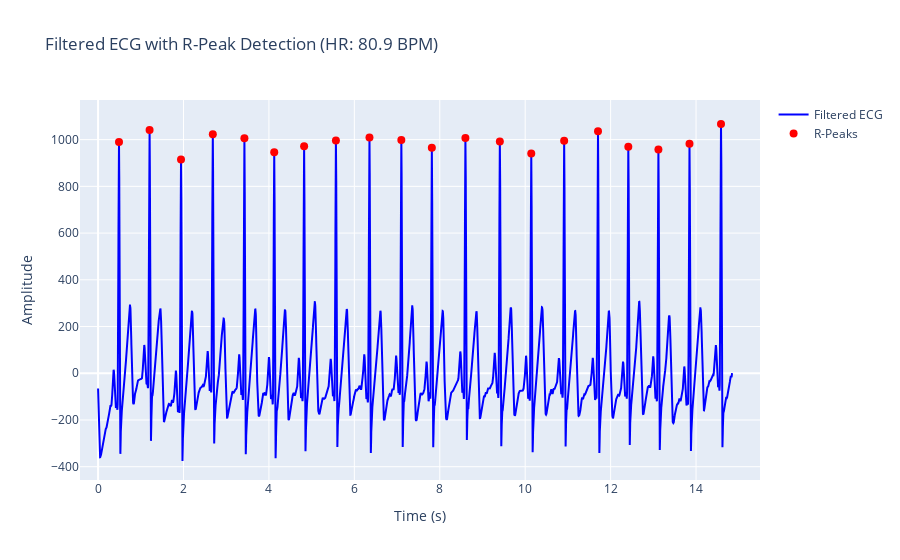

Here is the notebook cell this chart was saved with:
### Markdown cell above
### Heart Rate Analysis
Finding Heartbeats
- We detect R-peaks (the tallest spikes in ECG) to calculate heart rate.

#### What You'll See
- A graph with red dots marking each heartbeat
- Your calculated heart rate in BPM (beats per minute)

### Code cell
# ECG Analysis Pipeline using NeuroKit2
ecg_signal = ecg_filtered

# Step 1: Clean ECG signal using NeuroKit's preprocessing
try:
    ecg_signal = nk.ecg_clean(ecg_signal, sampling_rate=sampling_rate, method="neurokit")
except Exception as e:
    print(f"ECG cleaning failed: {e}")

# Step 2: R-peak detection for heart rate calculation
try:
    peaks = nk.ecg_findpeaks(ecg_signal, sampling_rate=sampling_rate, method="neurokit")
    r_peak_indices = peaks['ECG_R_Peaks']
    print(f"R-peaks detected using neurokit: {len(r_peak_indices)} peaks")

    # Step 3: Heart rate calculation
    if len(r_peak_indices) > 1:
        r_peak_times = time_axis[r_peak_indices]
        rr_intervals = np.diff(r_peak_times)
        heart_rate = 60 / np.mean(rr_intervals)

        print("\nHeart Rate Analysis:")
        print(f"Average Heart Rate: {heart_rate:.2f} BPM")
    else:
        heart_rate = 0
        print("Insufficient R-peaks detected for heart rate calculation")
    
    # Step 4: Visualize results with Plotly
    fig_rpeaks = go.Figure()
    fig_rpeaks.add_trace(go.Scatter(x=time_axis,y=ecg_signal,mode='lines',name='Filtered ECG',line=dict(color='blue')))
    fig_rpeaks.add_trace(go.Scatter(x=time_axis[r_peak_indices],y=ecg_signal[r_peak_indices],mode='markers',name='R-Peaks',marker=dict(color='red', size=8)))
    fig_rpeaks.update_layout(title=f'Filtered ECG with R-Peak Detection (HR: {heart_rate:.1f} BPM)', xaxis_title='Time (s)', yaxis_title='Amplitude')
    fig_rpeaks.show()
    
except Exception as e:
    print(f"R-peak detection failed: {e}")
    r_peak_indices = []

### Figure 1 — Plotly figure (JSON) as saved in the notebook; plotly's stock layout.template omitted (floating-point values rounded to 4 significant figures; data arrays with more than 128 entries replaced by an {"elided": "..."} marker saying what was removed)
{"data": [{"line": {"color": "blue"}, "mode": "lines", "name": "Filtered ECG", "type": "scatter", "x": {"elided": "7400 float values"}, "y": {"elided": "7400 float values"}}, {"marker": {"color": "red", "size": 8}, "mode": "markers", "name": "R-Peaks", "type": "scatter", "x": [0.4903, 1.207, 1.942, 2.687, 3.426, 4.125, 4.824, 5.568, 6.354, 7.1, 7.814, 8.6, 9.407, 10.14, 10.91, 11.7, 12.41, 13.12, 13.85, 14.58], "y": [989.7, 1041.0, 914.8, 1023.0, 1006.0, 946.4, 971.6, 996.7, 1009.0, 998.0, 965.3, 1007.0, 992.1, 940.8, 995.4, 1036.0, 969.8, 957.8, 982.2, 1067.0]}], "layout": {"title": {"text": "Filtered ECG with R-Peak Detection (HR: 80.9 BPM)"}, "xaxis": {"title": {"text": "Time (s)"}}, "yaxis": {"title": {"text": "Amplitude"}}}}
